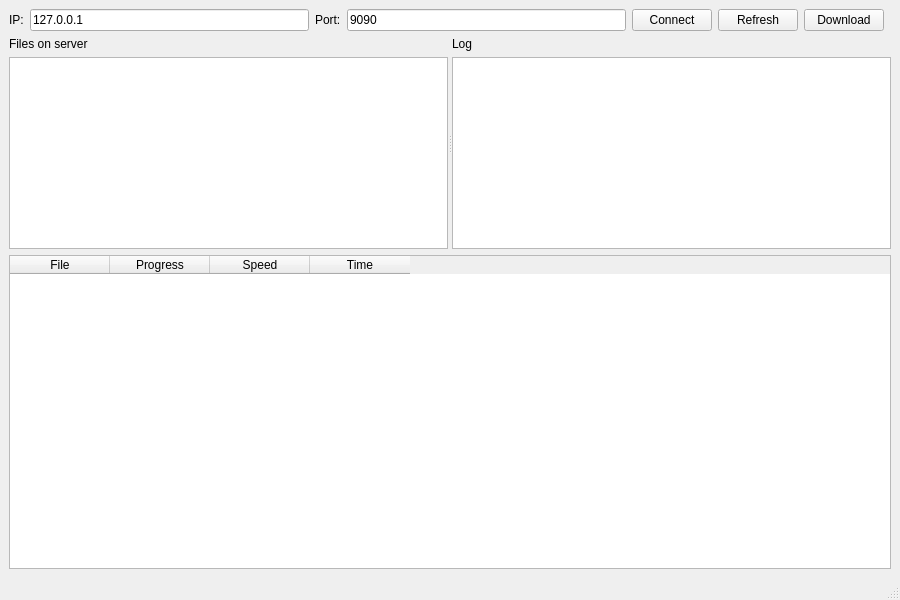
<?xml version="1.0" encoding="UTF-8"?>
<ui version="4.0">
 <class>MainWindow</class>
 <widget class="QMainWindow" name="MainWindow">
  <property name="windowTitle">
   <string>Client</string>
  </property>
  <property name="geometry">
   <rect>
    <x>0</x>
    <y>0</y>
    <width>900</width>
    <height>600</height>
   </rect>
  </property>

  <widget class="QWidget" name="centralwidget">
   <layout class="QVBoxLayout" name="verticalLayout_main">

    <!-- TOP BAR -->
    <item>
     <layout class="QHBoxLayout" name="layout_top">
      <item><widget class="QLabel" name="label_ip"><property name="text"><string>IP:</string></property></widget></item>
      <item><widget class="QLineEdit" name="line_ip"><property name="text"><string>127.0.0.1</string></property></widget></item>

      <item><widget class="QLabel" name="label_port"><property name="text"><string>Port:</string></property></widget></item>
      <item><widget class="QLineEdit" name="line_port"><property name="text"><string>9090</string></property></widget></item>

      <item><widget class="QPushButton" name="btn_connect"><property name="text"><string>Connect</string></property></widget></item>
      <item><widget class="QPushButton" name="btn_refresh"><property name="text"><string>Refresh</string></property></widget></item>
      <item><widget class="QPushButton" name="btn_download"><property name="text"><string>Download</string></property></widget></item>

      <item><spacer name="spacer_top"><property name="orientation"><enum>Qt::Horizontal</enum></property></spacer></item>
     </layout>
    </item>

    <!-- SPLITTER -->
    <item>
     <widget class="QSplitter" name="splitter">
      <property name="orientation"><enum>Qt::Horizontal</enum></property>

      <!-- LEFT -->
      <widget class="QWidget" name="leftWidget">
       <layout class="QVBoxLayout" name="layout_left">
        <item><widget class="QLabel" name="label_files"><property name="text"><string>Files on server</string></property></widget></item>
        <item><widget class="QListWidget" name="list_files"/></item>
       </layout>
      </widget>

      <!-- RIGHT -->
      <widget class="QWidget" name="rightWidget">
       <layout class="QVBoxLayout" name="layout_right">
        <item><widget class="QLabel" name="label_log"><property name="text"><string>Log</string></property></widget></item>
        <item><widget class="QTextEdit" name="text_log"/></item>
       </layout>
      </widget>
     </widget>
    </item>

    <!-- TABLE -->
    <item>
     <widget class="QTableWidget" name="table_downloads">
      <property name="columnCount"><number>4</number></property>
      <column><property name="text"><string>File</string></property></column>
      <column><property name="text"><string>Progress</string></property></column>
      <column><property name="text"><string>Speed</string></property></column>
      <column><property name="text"><string>Time</string></property></column>
     </widget>
    </item>

   </layout>
  </widget>

  <widget class="QStatusBar" name="statusbar"/>
 </widget>
 <resources/>
 <connections/>
</ui>
